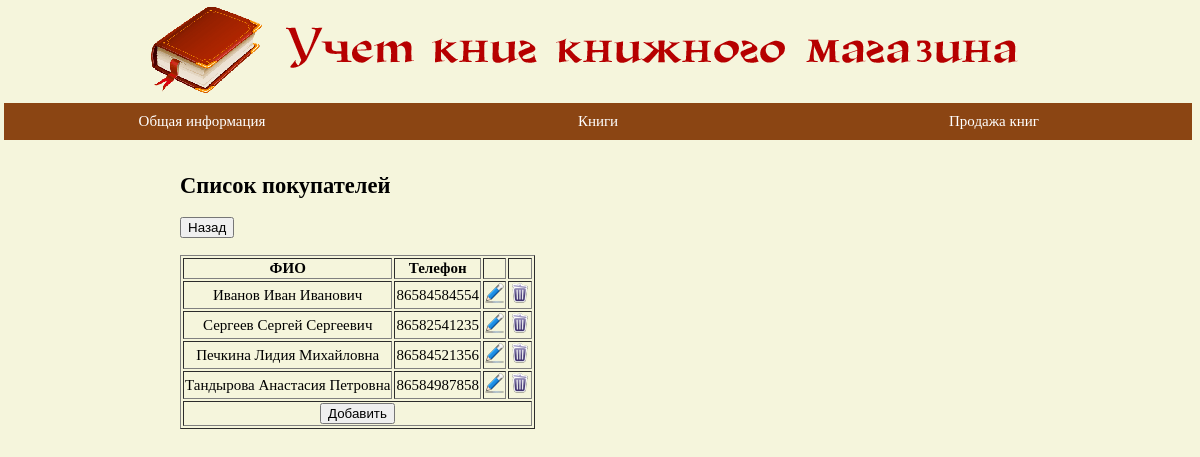
Page /BOOKSTORE/buyer.php on the committed database.
### tables this page shows
CREATE TABLE `buyer` (
  `id_buyer` int(11) NOT NULL,
  `name_buyer` varchar(100) NOT NULL,
  `phone` varchar(50) NOT NULL
);

### BOOKSTORE/buyer.php (the view, shortened to what this page needs)
<!DOCTYPE html>
<html>
	<head>
		<link rel="stylesheet" href="css/styles.css">
	</head>
	<body>
		<?php
			require_once 'login.php';
			switch ( $_GET["action"] )
			{
				case "showlist":
					show_list($link); break;
			}
			function show_list($link)
			{
				global $link;
				$query = 'SELECT * FROM buyer';
				$res = mysqli_query( $link, $query ) or die("Ошибка " . mysqli_error($link));
				echo '<div class="d_cont">';
				echo '<h2>Список покупателей</h2>';
				echo '<button type="button" onClick="history.back();">Назад</button><br>';
				echo '<br><table border="1">';
				echo '<tr align="center"><th>ФИО</th><th>Телефон</th><th></th><th></th></tr>';
				while ( $item = mysqli_fetch_array( $res ) )
				{
					echo '<tr align="center" class="tb1">';
					echo '<td>'.$item['name_buyer'].'</td>';
					echo '<td>'.$item['phone'].'</td>';
					echo '<td><a href="'.$_SERVER['PHP_SELF'].'?action=editform&id_buyer='.$item['id_buyer'].'"><img src="img/edit.png" title="Редактировать"></a</td>';
					echo '<td><a href="'.$_SERVER['PHP_SELF'].'?action=delete&id_buyer='.$item['id_buyer'].'"><img src="img/drop.png" title="Удалить"></a></td>';
					echo '</tr>';
				}
				echo '<tr align="center">
					  <td colspan=4>
						<a href="'.$_SERVER['PHP_SELF'].'?action=addform"><button type="button">Добавить</button></a>
					  </td>
					  </tr>';
				echo '</table>';
				echo '</div>';
			}
		?>
	</body>
</html>

### BOOKSTORE/css/styles.css (style rules this page uses)
.d_banner { margin-top: 5px; }
.d_menu { width: 100%; margin: 4px; }
.d_cont { padding-top: 10px; margin: 0 15% 0 15%; width: 70%; }
body { margin: 0px; padding: 0px; font: 15px Georgia; background-color: Beige; width: 100%; }
ul { list-style: none; display: block; margin: 0px; padding: 0px; width: 100%; }
ul:after { display: block; float: none; content: ' '; clear: both; }
ul.menu > li { float: left; position: relative; width: 33%; }
ul.menu > li > a { display: block; color: #fff; padding: 10px; text-decoration: none; background-color: SaddleBrown; text-align: center; }

### rows in the picture
buyer: name_buyer "Иванов Иван Иванович", phone "86584584554"
buyer: name_buyer "Сергеев Сергей Сергеевич", phone "86582541235"
buyer: name_buyer "Печкина Лидия Михайловна", phone "86584521356"
buyer: name_buyer "Тандырова Анастасия Петровна", phone "86584987858"
